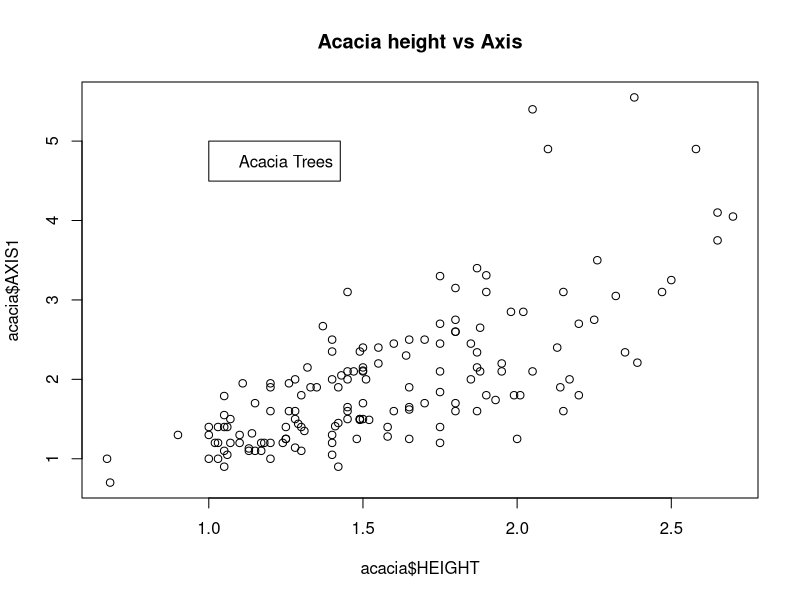
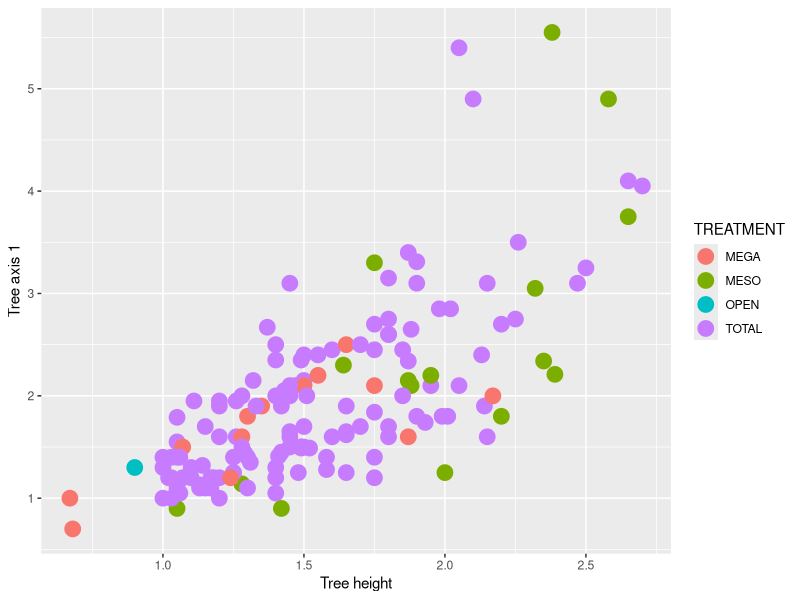
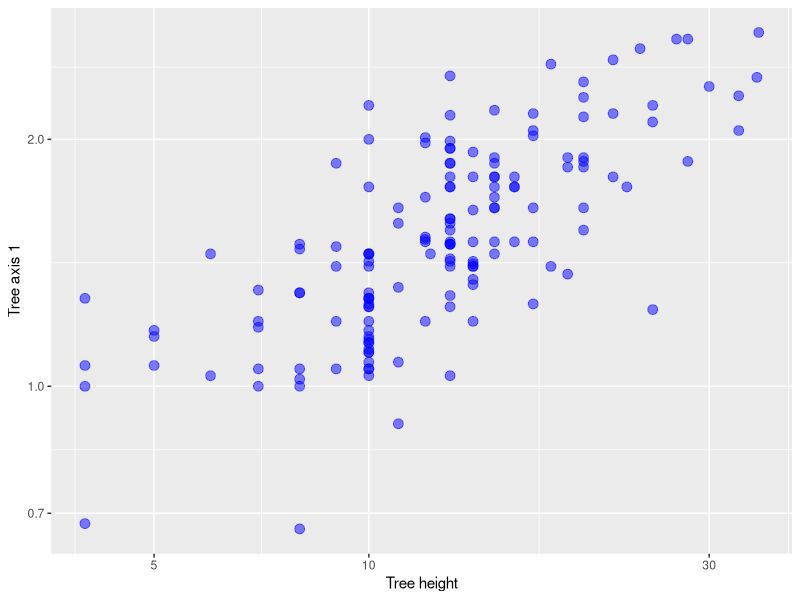
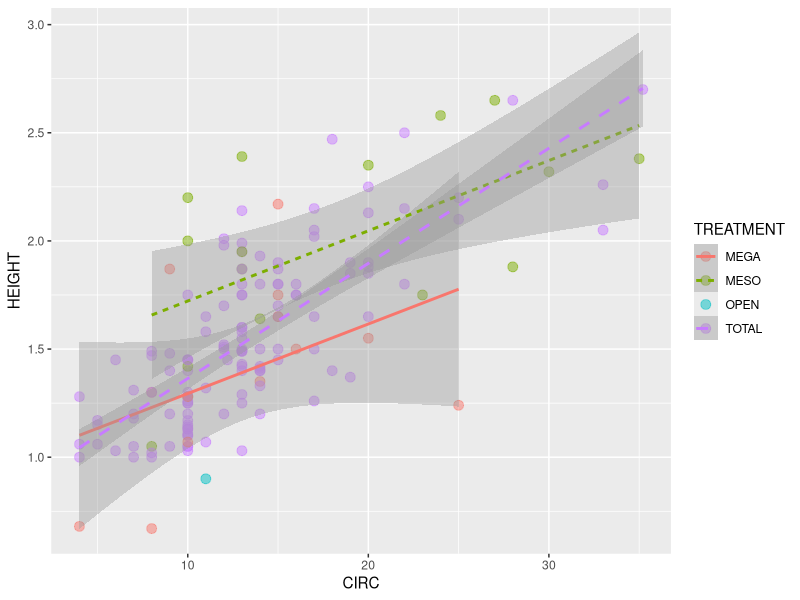
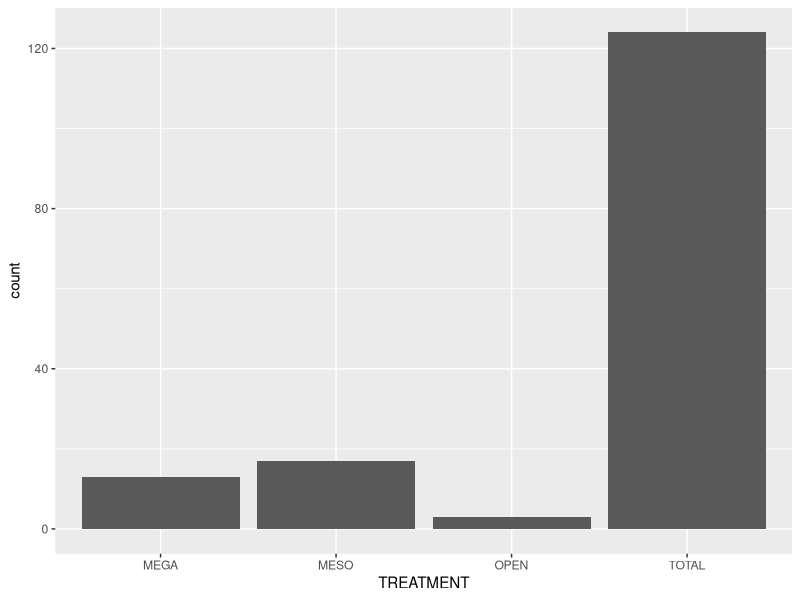
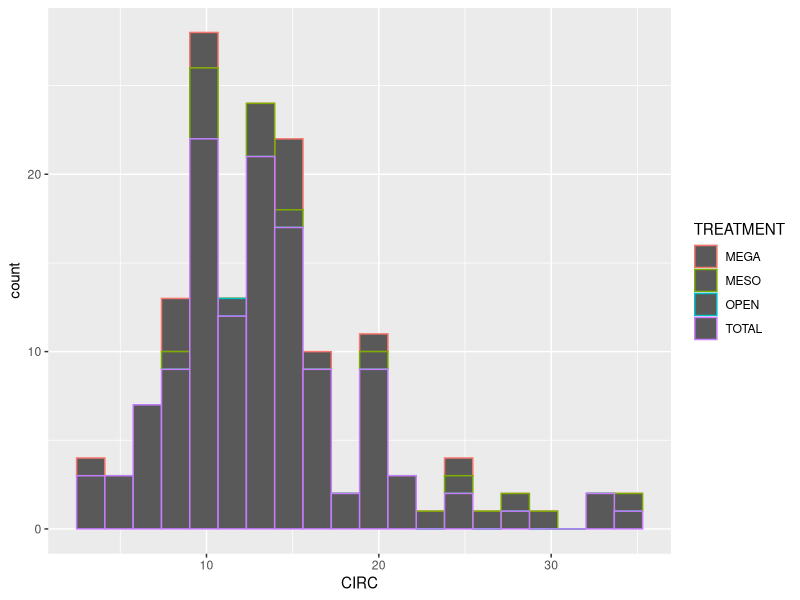
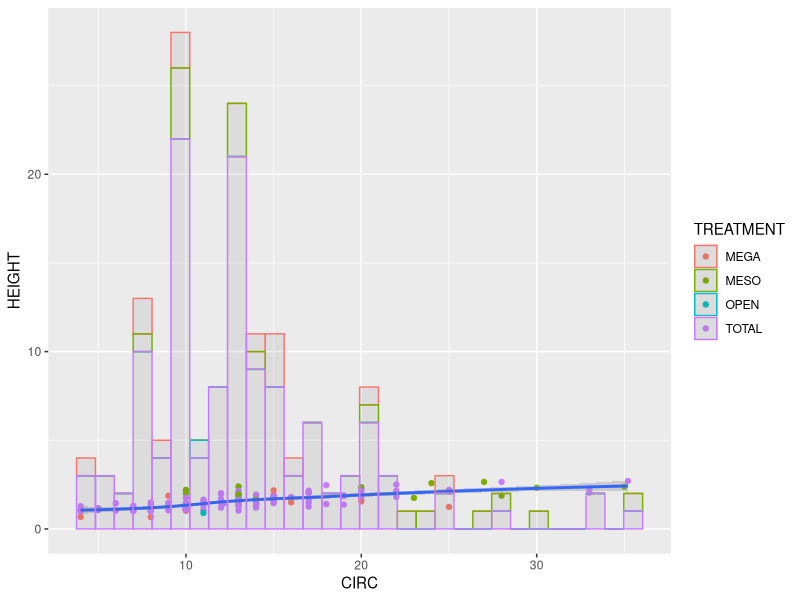
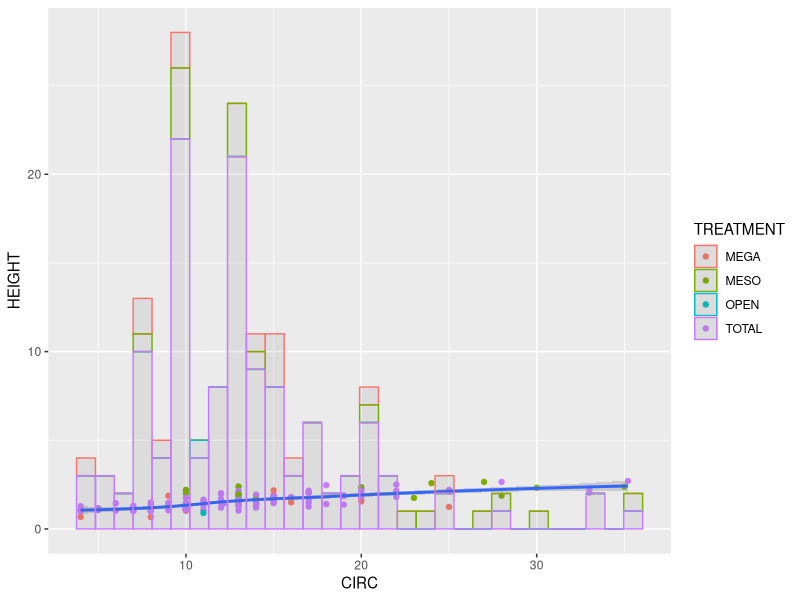

Source code (R) for these figures, in order:
## ---- chunk 1
knitr::opts_chunk$set(echo = TRUE)
## ---- chunk 2
getwd()
## ---- chunk 3
read.csv(file = "../data-raw/ACACIA_DREPANOLOBIUM_SURVEY.txt", sep = "\t")
## ---- chunk 4
acacia <- read.csv(file = "../data-raw/ACACIA_DREPANOLOBIUM_SURVEY.txt", sep = "\t")
## ---- chunk 5
head(acacia)
str(acacia)


numbers <- 1:10
numbers
numbers[3:6]


acacia
## ---- chunk 6
acacia[8]
acacia$SURVEY
acacia[, "SURVEY"]
acacia$HEIGHT
as.numeric(acacia$HEIGHT)
## ---- chunk 7
numbers
## ---- chunk 8
acacia$HEIGHT <- as.numeric(acacia$HEIGHT)
acacia$HEIGHT
## ---- chunk 9
acacia <- read.csv(file = "../data-raw/ACACIA_DREPANOLOBIUM_SURVEY.txt", 
                   sep = "\t",
                   na.strings = "dead")
is.numeric(acacia$HEIGHT) 
head(acacia)
## ---- chunk 10
plot(x = acacia$HEIGHT, y = acacia$AXIS1, main = "Acacia height vs Axis")
legend(x = 1, y = 5, legend = "Acacia Trees")
## ---- chunk 11
library(ggplot2)

ggplot(data = acacia, mapping = aes(x = HEIGHT, y = AXIS1, color = TREATMENT)) +
  geom_point(size = 5) +
  labs(x = "Tree height", y = "Tree axis 1")
## ---- chunk 12
library(ggplot2)

ggplot(data = acacia, mapping = aes(x = CIRC, y = HEIGHT)) +
  geom_point(size = 3, color = "blue", alpha = 0.5) +
  scale_y_log10() +
  scale_x_log10() +
  labs(x = "Tree height", y = "Tree axis 1")
## ---- chunk 13
library(ggplot2)

ggplot(data = acacia, mapping = aes(x = CIRC, y = HEIGHT, color = TREATMENT, linetype = TREATMENT)) +
  geom_point(size = 3, alpha = 0.5) +
  geom_smooth(method = "glm")
## ---- chunk 14
library(ggplot2)

ggplot(data = acacia, mapping = aes(x = TREATMENT)) +
  geom_bar()
## ---- chunk 15
library(ggplot2)

ggplot(data = acacia, mapping = aes(x = CIRC, color = TREATMENT)) +
  geom_histogram(bins = 20)
## ---- chunk 16
library(ggplot2)

ggplot() +
  geom_point(data = acacia,
             mapping = aes(x = CIRC, y = HEIGHT,
                           color = TREATMENT)) +
  geom_smooth(data = acacia,
              mapping = aes(x = CIRC, y = HEIGHT)) +
  geom_histogram(data = acacia,
                 mapping = aes(x = CIRC, color = TREATMENT),
                 alpha = 0.1)
## ---- chunk 17
library(ggplot2)

ggplot() +
  geom_point(data = acacia,
             mapping = aes(x = CIRC, y = HEIGHT,
                           color = TREATMENT)) +
  geom_smooth(data = acacia,
              mapping = aes(x = CIRC, y = HEIGHT)) +
  geom_histogram(data = acacia,
                 mapping = aes(x = CIRC, color = TREATMENT),
                 alpha = 0.1)
## ---- chunk 18
library(ggplot2)

ggsave("acacia_by_treatment.jpg")
## ---- chunk 19
library(ggplot2)

ggplot(data = acacia, mapping = aes(x = CIRC, y = HEIGHT)) +
  geom_point(size = 3, color = "blue", alpha = 0.5) +
  scale_y_log10() +
  scale_x_log10() +
  labs(x = "Tree height", y = "Tree axis 1")
